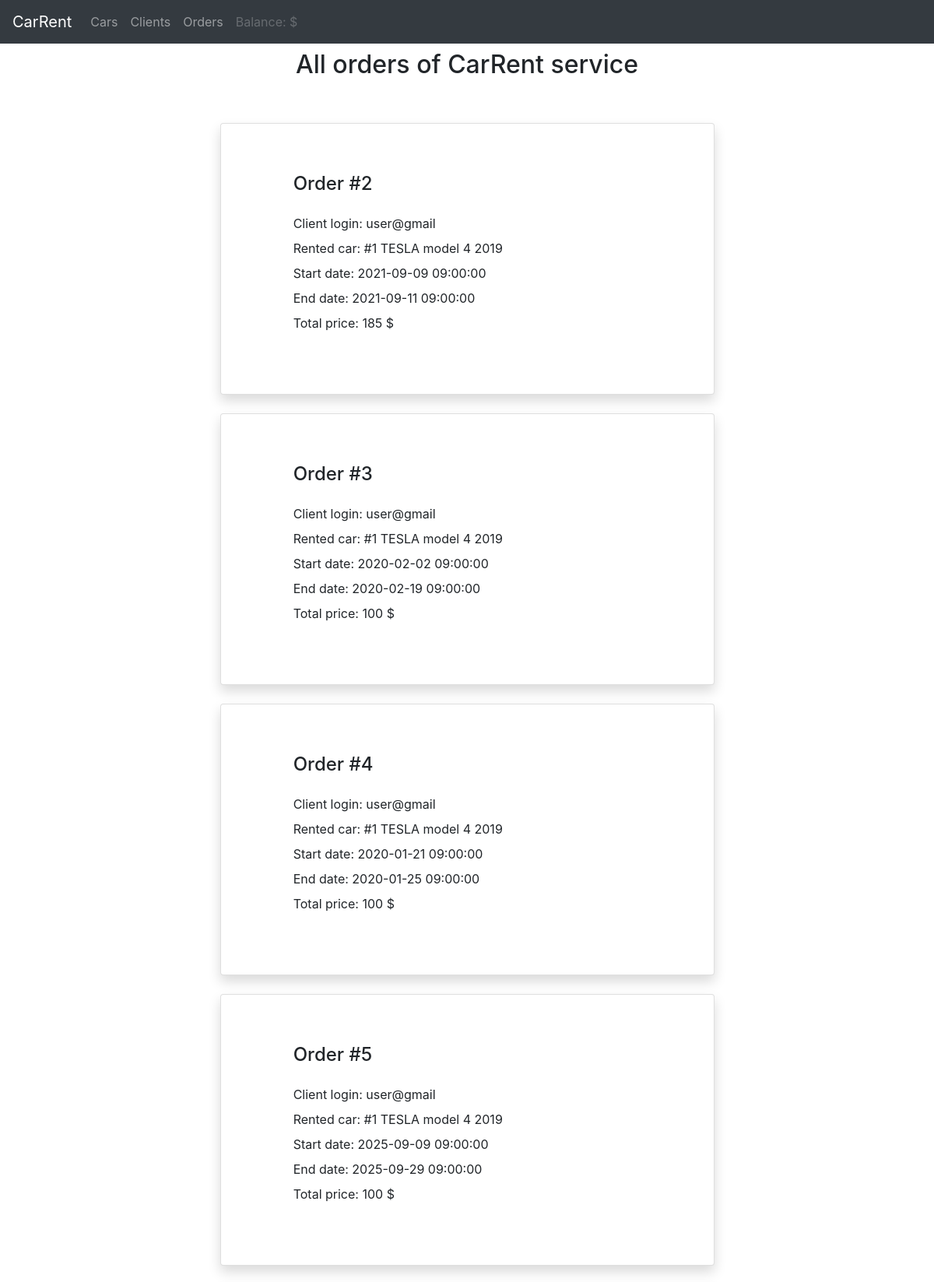
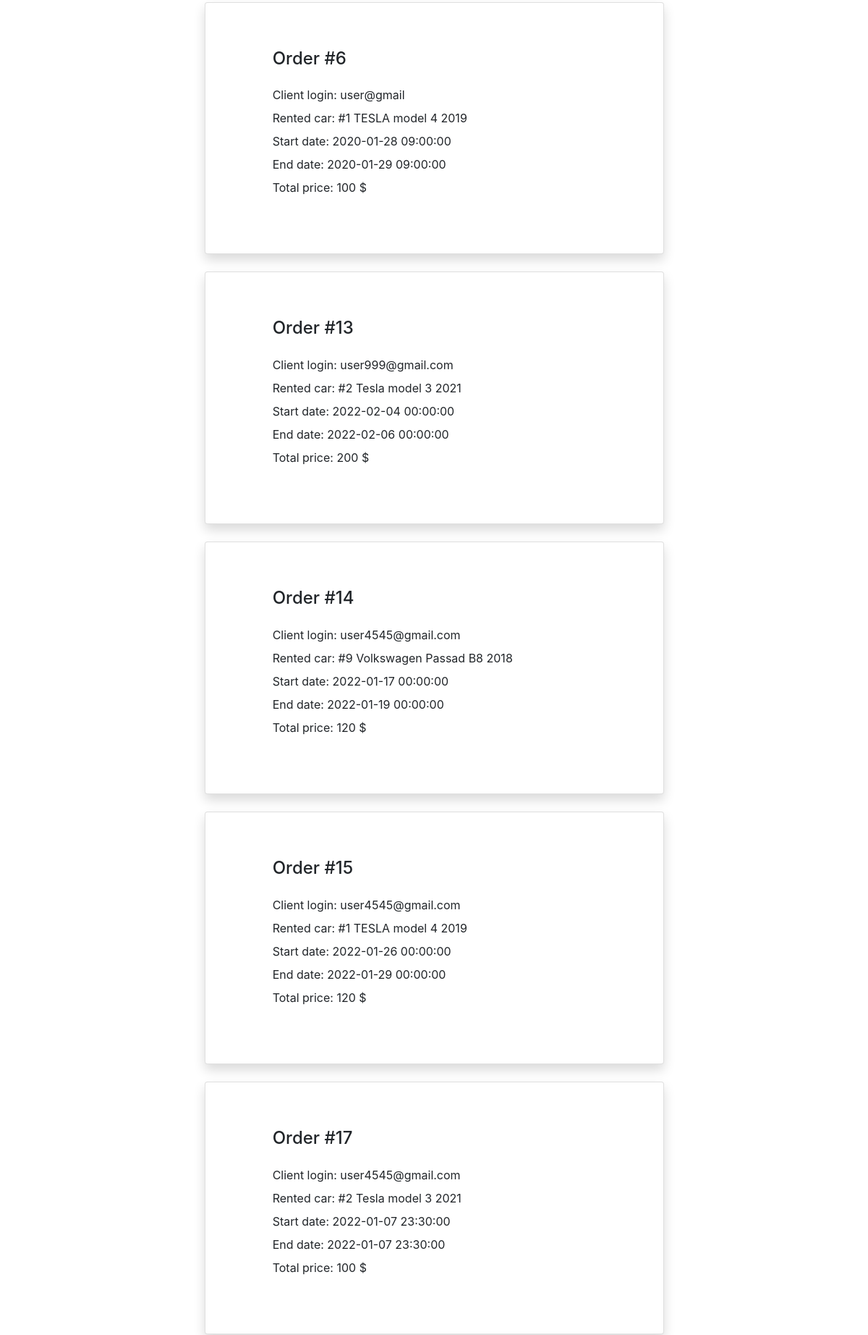
Page /admin/orders (upper part) on the committed database (2 pictures, top to bottom).
### car_rental_app/models/order.py (models this page shows, shortened)
class Order(db.Model):
    __tablename__ = "order"
    id = db.Column(db.Integer, primary_key=True, autoincrement=True)
    user_id = db.Column(db.Integer, db.ForeignKey("user.id"))
    car_id = db.Column(db.Integer, db.ForeignKey("car.id"))
    start_date = db.Column(db.DateTime, nullable=False)
    end_date = db.Column(db.DateTime, nullable=False)
    price = db.Column(db.Integer, nullable=False)

### car_rental_app/models/user.py (models this page shows, shortened)
class User(UserMixin, db.Model):
    __tablename__ = "user"
    id = db.Column(db.Integer, primary_key=True, autoincrement=True)
    login = db.Column(db.String(50), unique=True)
    name = db.Column(db.String(50), nullable=False)
    surname = db.Column(db.String(50), nullable=False)
    balance = db.Column(db.Integer, default=0)
    passport_id = db.Column(db.Integer, db.ForeignKey("passport.id"))
    password = db.Column(db.String(10), nullable=False)
    user = db.relationship("Order", cascade="all,delete", backref="creator")

### car_rental_app/models/car.py (models this page shows, shortened)
class Car(db.Model):
    __tablename__ = "car"
    id = db.Column(db.Integer, primary_key=True, autoincrement=True)
    name = db.Column(db.String(50), nullable=False)
    model = db.Column(db.String(50), nullable=False)
    year = db.Column(db.Integer, nullable=False)
    price_per_day = db.Column(db.Integer, nullable=False)
    people_count = db.Column(db.Integer, nullable=False)
    car = db.relationship("Order", cascade="all,delete", backref="car")

### car_rental_app/views/order_view.py (the view)
@admin_blueprint.route("/orders", methods=["GET", "POST"])
def show_orders():
    admin = True
    orders = order_service.read_all_orders()
    return render_template("orders.html", orders=orders, admin=admin)

### car_rental_app/service/order_service.py (called while the page is built)
def read_all_orders():
    try:
        orders = Order.query.all()
        return orders
    except:
        logger.warning("Can`t get orders from db")
    return None

### car_rental_app/templates/orders.html (shortened to what this page needs)
{% extends 'base.html' %}
{% block content %}
    <div style="text-align: center">
        {% if admin %}
            <h2>All orders of CarRent service</h2>
        {% else %}
            <h3>All your orders here</h3>
        {% endif %}
    </div>
    <div class="row py-5">
        {% for order in orders %}
            <div class="col-lg-7 mx-auto">
                <div class="card shadow mb-4">
                    <div class="card-body p-5" style="width: 90%">
                        <h4 class="mb-4">Order #{{ order.id }}</h4>
                        <ul class="list-unstyled">
                            {% if admin %}
                                <li class="mb-2">Client login: {{ order.creator.login }}</li>
                            {% endif %}
                            <li class="mb-2">Rented car:
                                #{{ order.car.id }} {{ order.car.name }} {{ order.car.model }} {{ order.car.year }}</li>
                            <li class="mb-2">Start date: {{ order.start_date }}</li>
                            <li class="mb-2">End date: {{ order.end_date }}</li>
                            <li class="mb-2">Total price: {{ order.price }} $</li>
                        </ul>
                    </div>
                </div>
            </div>
        {% endfor %}
    </div>
{% endblock %}

### car_rental_app/static/styles.css (style rules this page uses)
.card { border: 1px solid black; border-radius: 5px; padding: 15px; align-items: center }

### rows in the picture
Order: id "2", creator.login "user@gmail", car.id "1", car.name "TESLA", car.model "model 4", car.year "2019", start_date "2021-09-09 09:00:00", end_date "2021-09-11 09:00:00", price "185"
Order: id "3", creator.login "user@gmail", car.id "1", car.name "TESLA", car.model "model 4", car.year "2019", start_date "2020-02-02 09:00:00", end_date "2020-02-19 09:00:00", price "100"
Order: id "4", creator.login "user@gmail", car.id "1", car.name "TESLA", car.model "model 4", car.year "2019", start_date "2020-01-21 09:00:00", end_date "2020-01-25 09:00:00", price "100"
Order: id "5", creator.login "user@gmail", car.id "1", car.name "TESLA", car.model "model 4", car.year "2019", start_date "2025-09-09 09:00:00", end_date "2025-09-29 09:00:00", price "100"
Order: id "6", creator.login "user@gmail", car.id "1", car.name "TESLA", car.model "model 4", car.year "2019", start_date "2020-01-28 09:00:00", end_date "2020-01-29 09:00:00", price "100"
Order: id "13", creator.login "user999@gmail.com", car.id "2", car.name "Tesla", car.model "model 3", car.year "2021", start_date "2022-02-04 00:00:00", end_date "2022-02-06 00:00:00", price "200"
Order: id "14", creator.login "user4545@gmail.com", car.id "9", car.name "Volkswagen", car.model "Passad B8", car.year "2018", start_date "2022-01-17 00:00:00", end_date "2022-01-19 00:00:00", price "120"
Order: id "15", creator.login "user4545@gmail.com", car.id "1", car.name "TESLA", car.model "model 4", car.year "2019", start_date "2022-01-26 00:00:00", end_date "2022-01-29 00:00:00", price "120"
Order: id "17", creator.login "user4545@gmail.com", car.id "2", car.name "Tesla", car.model "model 3", car.year "2021", start_date "2022-01-07 23:30:00", end_date "2022-01-07 23:30:00", price "100"
